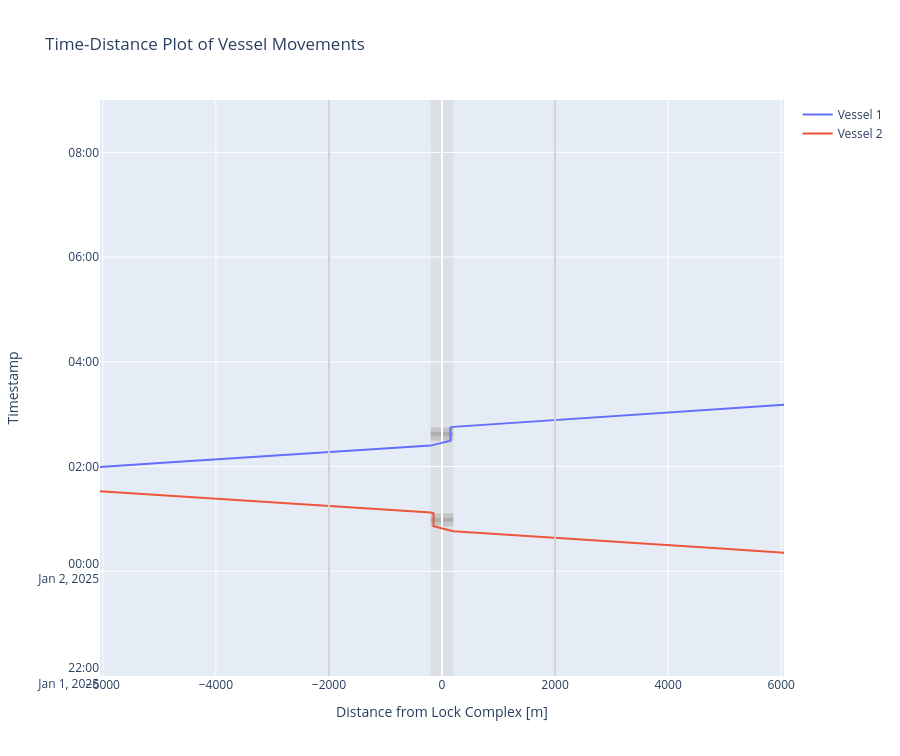

Notebook source saved alongside this figure:
### Code cell
def cm_to_pixels(cm):
    return cm * 37.8 # Set figure height to 10 cmfig.update_layout(height=cm_to_pixels(10))

# We can plot the time-distance diagram
fig = lock_2.create_time_distance_plot(vessels = env.vessels, 
                                       xlimmin = -6050, 
                                       xlimmax = 6050,
                                       ylimmin = pd.Timestamp('2025-01-01 22:00:00'),
                                       ylimmax = pd.Timestamp('2025-01-02 09:00:00'),
                                       method='Plotly')

fig.update_layout(height=cm_to_pixels(20))

### Figure 1 — Plotly figure (JSON) as saved in the notebook; plotly's stock layout.template omitted (floating-point values rounded to 4 significant figures)
{"data": [{"mode": "lines", "name": "Vessel 1", "type": "scatter", "x": [-15000.0, -15000.0, -15000.0, -15000.0, -15000.0, -15000.0, -15000.0, -15000.0, -15000.0, -15000.0, -15000.0, -5000.0, -5000.0, -5000.0, -200.0, -200.0, 150.0, 150.0, 150.0, 150.0, 200.0, 200.0, 5000.0, 5000.0, 5000.0, 340600.0], "y": ["2025-01-02T00:20:50", "2025-01-02T00:40:50", "2025-01-02T00:40:50", "2025-01-02T00:46:30.172786", "2025-01-02T00:51:30.172786", "2025-01-02T00:56:30.172786", "2025-01-02T01:01:30.172786", "2025-01-02T01:02:18.768899", "2025-01-02T01:02:18.768899", "2025-01-02T01:22:18.768899", "2025-01-02T01:22:18.768899", "2025-01-02T02:03:58.768899", "2025-01-02T02:03:58.768899", "2025-01-02T02:03:58.768899", "2025-01-02T02:23:58.768899", "2025-01-02T02:23:58.768899", "2025-01-02T02:29:38.941685", "2025-01-02T02:34:39", "2025-01-02T02:39:39", "2025-01-02T02:44:39", "2025-01-02T02:45:27.596112", "2025-01-02T02:45:27.596112", "2025-01-02T03:05:27.596112", "2025-01-02T03:05:27.596112", "2025-01-02T03:05:27.596112", "2025-01-03T03:26:17.596112"]}, {"mode": "lines", "name": "Vessel 2", "type": "scatter", "x": [340600.0, 5000.0, 5000.0, 5000.0, 200.0, 200.0, -150.0, -150.0, -150.0, -150.0, -200.0, -200.0, -5000.0, -5000.0, -5000.0, -15000.0, -15000.0, -15000.0, -15000.0, -15000.0, -15000.0, -15000.0, -15000.0, -15000.0, -15000.0, -15000.0], "y": ["2025-01-01T00:05:00", "2025-01-02T00:25:50", "2025-01-02T00:25:50", "2025-01-02T00:25:50", "2025-01-02T00:45:50", "2025-01-02T00:45:50", "2025-01-02T00:51:30.172786", "2025-01-02T00:56:30.172786", "2025-01-02T01:01:30.172786", "2025-01-02T01:06:30.172786", "2025-01-02T01:07:18.768899", "2025-01-02T01:07:18.768899", "2025-01-02T01:27:18.768899", "2025-01-02T01:27:18.768899", "2025-01-02T01:27:18.768899", "2025-01-02T02:08:58.768899", "2025-01-02T02:08:58.768899", "2025-01-02T02:28:58.768899", "2025-01-02T02:28:58.768899", "2025-01-02T02:34:38.941685", "2025-01-02T02:39:39", "2025-01-02T02:44:39", "2025-01-02T02:49:39", "2025-01-02T02:50:27.596112", "2025-01-02T02:50:27.596112", "2025-01-02T03:10:27.596112"]}], "layout": {"height": 756, "shapes": [{"fillcolor": "lightgrey", "layer": "below", "line": {"width": 0}, "name": "Lock Geometry", "opacity": 0.5, "type": "rect", "x0": -200, "x1": 200, "y0": "2025-01-01T22:00:00", "y1": "2025-01-02T09:00:00"}, {"fillcolor": "darkgrey", "layer": "below", "line": {"width": 0}, "name": "Lock doors closing", "opacity": 0.5, "type": "rect", "x0": -200, "x1": 200, "y0": "2025-01-01T00:05:00", "y1": "2025-01-01T00:10:00"}, {"fillcolor": "grey", "layer": "below", "line": {"width": 0}, "name": "Lock chamber converting", "opacity": 0.5, "type": "rect", "x0": -200, "x1": 200, "y0": "2025-01-01T00:10:00", "y1": "2025-01-01T00:15:00"}, {"fillcolor": "darkgrey", "layer": "below", "line": {"width": 0}, "name": "Lock doors opening", "opacity": 0.5, "type": "rect", "x0": -200, "x1": 200, "y0": "2025-01-01T00:15:00", "y1": "2025-01-01T00:20:00"}, {"fillcolor": "darkgrey", "layer": "below", "line": {"width": 0}, "name": "Lock doors closing", "opacity": 0.5, "type": "rect", "x0": -200, "x1": 200, "y0": "2025-01-02T00:51:30.172786", "y1": "2025-01-02T00:56:30.172786"}, {"fillcolor": "grey", "layer": "below", "line": {"width": 0}, "name": "Lock chamber converting", "opacity": 0.5, "type": "rect", "x0": -200, "x1": 200, "y0": "2025-01-02T00:56:30.172786", "y1": "2025-01-02T01:01:30.172786"}, {"fillcolor": "darkgrey", "layer": "below", "line": {"width": 0}, "name": "Lock doors opening", "opacity": 0.5, "type": "rect", "x0": -200, "x1": 200, "y0": "2025-01-02T01:01:30.172786", "y1": "2025-01-02T01:06:30.172786"}, {"fillcolor": "darkgrey", "layer": "below", "line": {"width": 0}, "name": "Lock doors closing", "opacity": 0.5, "type": "rect", "x0": -200, "x1": 200, "y0": "2025-01-02T02:29:39", "y1": "2025-01-02T02:34:39"}, {"fillcolor": "grey", "layer": "below", "line": {"width": 0}, "name": "Lock chamber converting", "opacity": 0.5, "type": "rect", "x0": -200, "x1": 200, "y0": "2025-01-02T02:34:39", "y1": "2025-01-02T02:39:39"}, {"fillcolor": "darkgrey", "layer": "below", "line": {"width": 0}, "name": "Lock doors opening", "opacity": 0.5, "type": "rect", "x0": -200, "x1": 200, "y0": "2025-01-02T02:39:39", "y1": "2025-01-02T02:44:39"}, {"line": {"color": "lightgrey"}, "type": "line", "x0": -2000, "x1": -2000, "xref": "x", "y0": 0, "y1": 1, "yref": "y domain"}, {"line": {"color": "lightgrey"}, "type": "line", "x0": 2000, "x1": 2000, "xref": "x", "y0": 0, "y1": 1, "yref": "y domain"}], "showlegend": true, "title": {"text": "Time-Distance Plot of Vessel Movements"}, "xaxis": {"range": [-6050, 6050], "title": {"text": "Distance from Lock Complex [m]"}}, "yaxis": {"range": ["2025-01-01T22:00:00", "2025-01-02T09:00:00"], "title": {"text": "Timestamp"}}}}
